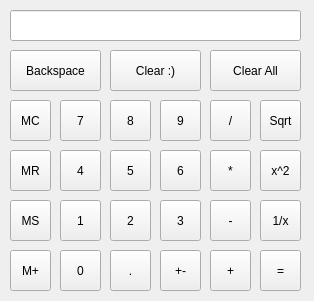
<ui version="4.0" >
 <class>Calculator</class>
 <widget class="QWidget" name="Calculator" >
  <property name="geometry" >
   <rect>
    <x>0</x>
    <y>0</y>
    <width>314</width>
    <height>301</height>
   </rect>
  </property>
  <property name="sizePolicy" >
   <sizepolicy vsizetype="Fixed" hsizetype="Fixed" >
    <horstretch>0</horstretch>
    <verstretch>0</verstretch>
   </sizepolicy>
  </property>
  <property name="minimumSize" >
   <size>
    <width>314</width>
    <height>301</height>
   </size>
  </property>
  <property name="maximumSize" >
   <size>
    <width>314</width>
    <height>301</height>
   </size>
  </property>
  <property name="windowTitle" >
   <string>Calculator</string>
  </property>
  <widget class="QToolButton" name="backspaceButton" >
   <property name="geometry" >
    <rect>
     <x>10</x>
     <y>50</y>
     <width>91</width>
     <height>41</height>
    </rect>
   </property>
   <property name="text" >
    <string>Backspace</string>
   </property>
  </widget>
  <widget class="QToolButton" name="clearButton" >
   <property name="geometry" >
    <rect>
     <x>110</x>
     <y>50</y>
     <width>91</width>
     <height>41</height>
    </rect>
   </property>
   <property name="text" >
    <string>Clear :)</string>
   </property>
  </widget>
  <widget class="QToolButton" name="clearAllButton" >
   <property name="geometry" >
    <rect>
     <x>210</x>
     <y>50</y>
     <width>91</width>
     <height>41</height>
    </rect>
   </property>
   <property name="text" >
    <string>Clear All</string>
   </property>
  </widget>
  <widget class="QToolButton" name="clearMemoryButton" >
   <property name="geometry" >
    <rect>
     <x>10</x>
     <y>100</y>
     <width>41</width>
     <height>41</height>
    </rect>
   </property>
   <property name="text" >
    <string>MC</string>
   </property>
  </widget>
  <widget class="QToolButton" name="readMemoryButton" >
   <property name="geometry" >
    <rect>
     <x>10</x>
     <y>150</y>
     <width>41</width>
     <height>41</height>
    </rect>
   </property>
   <property name="text" >
    <string>MR</string>
   </property>
  </widget>
  <widget class="QToolButton" name="setMemoryButton" >
   <property name="geometry" >
    <rect>
     <x>10</x>
     <y>200</y>
     <width>41</width>
     <height>41</height>
    </rect>
   </property>
   <property name="text" >
    <string>MS</string>
   </property>
  </widget>
  <widget class="QToolButton" name="addToMemoryButton" >
   <property name="geometry" >
    <rect>
     <x>10</x>
     <y>250</y>
     <width>41</width>
     <height>41</height>
    </rect>
   </property>
   <property name="text" >
    <string>M+</string>
   </property>
  </widget>
  <widget class="QToolButton" name="sevenButton" >
   <property name="geometry" >
    <rect>
     <x>60</x>
     <y>100</y>
     <width>41</width>
     <height>41</height>
    </rect>
   </property>
   <property name="text" >
    <string>7</string>
   </property>
  </widget>
  <widget class="QToolButton" name="eightButton" >
   <property name="geometry" >
    <rect>
     <x>110</x>
     <y>100</y>
     <width>41</width>
     <height>41</height>
    </rect>
   </property>
   <property name="text" >
    <string>8</string>
   </property>
  </widget>
  <widget class="QToolButton" name="nineButton" >
   <property name="geometry" >
    <rect>
     <x>160</x>
     <y>100</y>
     <width>41</width>
     <height>41</height>
    </rect>
   </property>
   <property name="text" >
    <string>9</string>
   </property>
  </widget>
  <widget class="QToolButton" name="fourButton" >
   <property name="geometry" >
    <rect>
     <x>60</x>
     <y>150</y>
     <width>41</width>
     <height>41</height>
    </rect>
   </property>
   <property name="text" >
    <string>4</string>
   </property>
  </widget>
  <widget class="QToolButton" name="fiveButton" >
   <property name="geometry" >
    <rect>
     <x>110</x>
     <y>150</y>
     <width>41</width>
     <height>41</height>
    </rect>
   </property>
   <property name="text" >
    <string>5</string>
   </property>
  </widget>
  <widget class="QToolButton" name="sixButton" >
   <property name="geometry" >
    <rect>
     <x>160</x>
     <y>150</y>
     <width>41</width>
     <height>41</height>
    </rect>
   </property>
   <property name="text" >
    <string>6</string>
   </property>
  </widget>
  <widget class="QToolButton" name="oneButton" >
   <property name="geometry" >
    <rect>
     <x>60</x>
     <y>200</y>
     <width>41</width>
     <height>41</height>
    </rect>
   </property>
   <property name="text" >
    <string>1</string>
   </property>
  </widget>
  <widget class="QToolButton" name="twoButton" >
   <property name="geometry" >
    <rect>
     <x>110</x>
     <y>200</y>
     <width>41</width>
     <height>41</height>
    </rect>
   </property>
   <property name="text" >
    <string>2</string>
   </property>
  </widget>
  <widget class="QToolButton" name="threeButton" >
   <property name="geometry" >
    <rect>
     <x>160</x>
     <y>200</y>
     <width>41</width>
     <height>41</height>
    </rect>
   </property>
   <property name="text" >
    <string>3</string>
   </property>
  </widget>
  <widget class="QToolButton" name="zeroButton" >
   <property name="geometry" >
    <rect>
     <x>60</x>
     <y>250</y>
     <width>41</width>
     <height>41</height>
    </rect>
   </property>
   <property name="text" >
    <string>0</string>
   </property>
  </widget>
  <widget class="QToolButton" name="pointButton" >
   <property name="geometry" >
    <rect>
     <x>110</x>
     <y>250</y>
     <width>41</width>
     <height>41</height>
    </rect>
   </property>
   <property name="text" >
    <string>.</string>
   </property>
  </widget>
  <widget class="QToolButton" name="changeSignButton" >
   <property name="geometry" >
    <rect>
     <x>160</x>
     <y>250</y>
     <width>41</width>
     <height>41</height>
    </rect>
   </property>
   <property name="text" >
    <string>+-</string>
   </property>
  </widget>
  <widget class="QToolButton" name="plusButton" >
   <property name="geometry" >
    <rect>
     <x>210</x>
     <y>250</y>
     <width>41</width>
     <height>41</height>
    </rect>
   </property>
   <property name="text" >
    <string>+</string>
   </property>
  </widget>
  <widget class="QToolButton" name="divisionButton" >
   <property name="geometry" >
    <rect>
     <x>210</x>
     <y>100</y>
     <width>41</width>
     <height>41</height>
    </rect>
   </property>
   <property name="text" >
    <string>/</string>
   </property>
  </widget>
  <widget class="QToolButton" name="timesButton" >
   <property name="geometry" >
    <rect>
     <x>210</x>
     <y>150</y>
     <width>41</width>
     <height>41</height>
    </rect>
   </property>
   <property name="text" >
    <string>*</string>
   </property>
  </widget>
  <widget class="QToolButton" name="minusButton" >
   <property name="geometry" >
    <rect>
     <x>210</x>
     <y>200</y>
     <width>41</width>
     <height>41</height>
    </rect>
   </property>
   <property name="text" >
    <string>-</string>
   </property>
  </widget>
  <widget class="QToolButton" name="squareRootButton" >
   <property name="geometry" >
    <rect>
     <x>260</x>
     <y>100</y>
     <width>41</width>
     <height>41</height>
    </rect>
   </property>
   <property name="text" >
    <string>Sqrt</string>
   </property>
  </widget>
  <widget class="QToolButton" name="powerButton" >
   <property name="geometry" >
    <rect>
     <x>260</x>
     <y>150</y>
     <width>41</width>
     <height>41</height>
    </rect>
   </property>
   <property name="text" >
    <string>x^2</string>
   </property>
  </widget>
  <widget class="QToolButton" name="reciprocalButton" >
   <property name="geometry" >
    <rect>
     <x>260</x>
     <y>200</y>
     <width>41</width>
     <height>41</height>
    </rect>
   </property>
   <property name="text" >
    <string>1/x</string>
   </property>
  </widget>
  <widget class="QToolButton" name="equalButton" >
   <property name="geometry" >
    <rect>
     <x>260</x>
     <y>250</y>
     <width>41</width>
     <height>41</height>
    </rect>
   </property>
   <property name="text" >
    <string>=</string>
   </property>
  </widget>
  <widget class="QLineEdit" name="display" >
   <property name="geometry" >
    <rect>
     <x>10</x>
     <y>10</y>
     <width>291</width>
     <height>31</height>
    </rect>
   </property>
   <property name="maxLength" >
    <number>15</number>
   </property>
   <property name="alignment" >
    <set>Qt::AlignRight|Qt::AlignTrailing|Qt::AlignVCenter</set>
   </property>
   <property name="readOnly" >
    <bool>true</bool>
   </property>
  </widget>
 </widget>
 <resources/>
 <connections/>
</ui>
